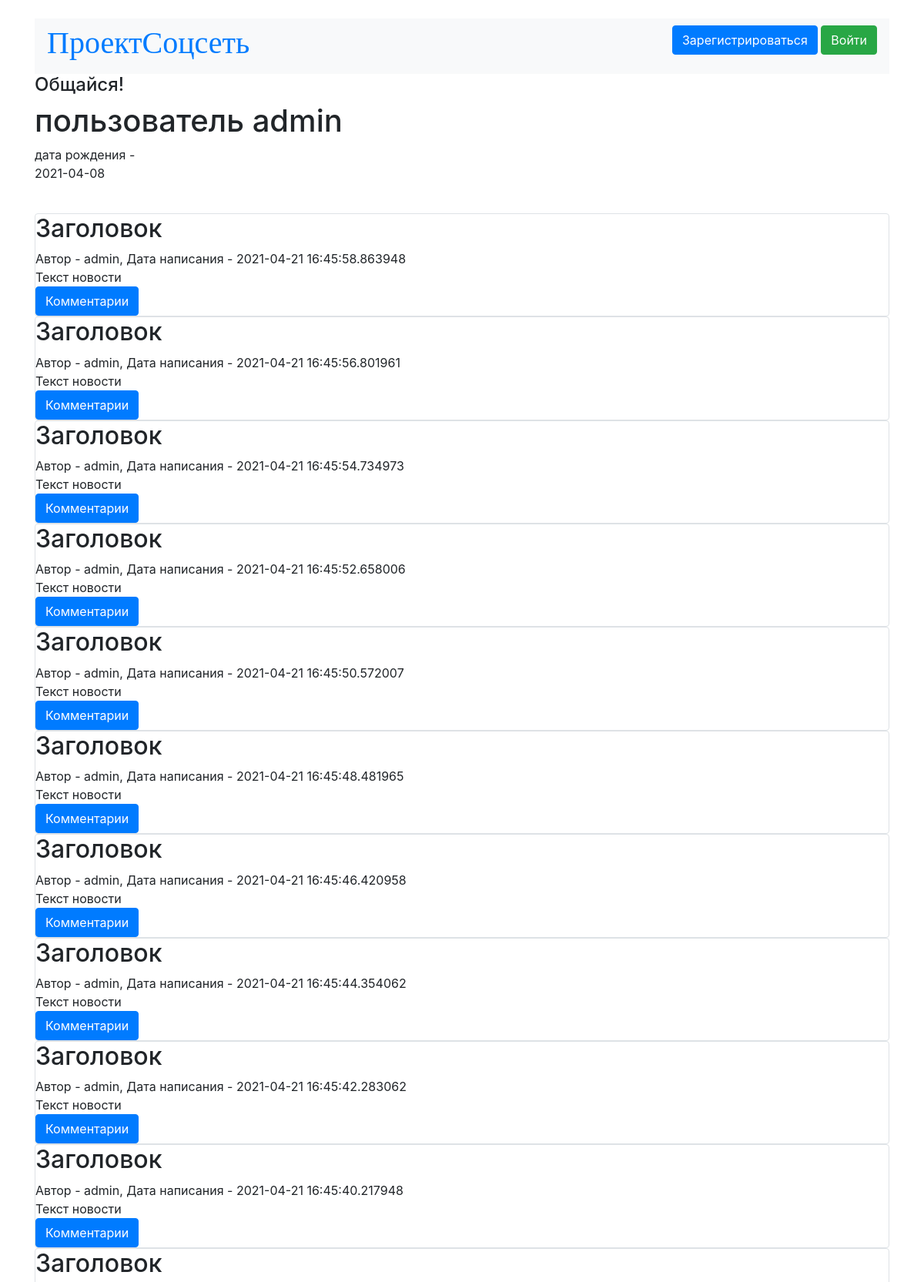
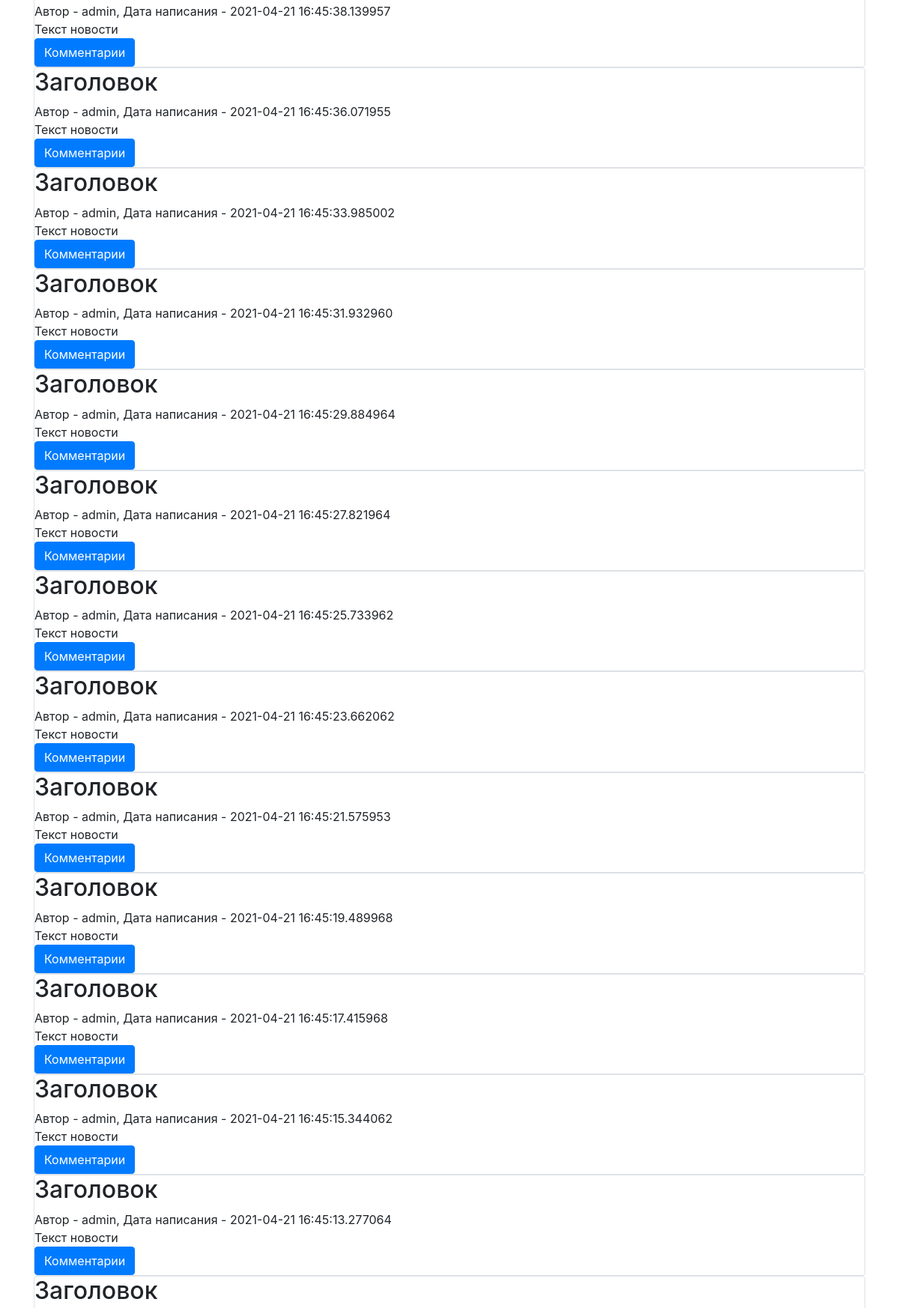
Page /user/1 (upper part) on the committed database (2 pictures, top to bottom).
### data/users.py (models this page shows, shortened)
class User(SqlAlchemyBase, SerializerMixin):
    __tablename__ = 'users'
    id = sqlalchemy.Column(sqlalchemy.Integer,
                           primary_key=True, autoincrement=True)
    name = sqlalchemy.Column(sqlalchemy.String, nullable=True)
    birth = sqlalchemy.Column(sqlalchemy.Integer, nullable=True)
    friends = sqlalchemy.Column(sqlalchemy.String, nullable=True)
    posts = sqlalchemy.Column(sqlalchemy.String, nullable=True)
    phone = sqlalchemy.Column(sqlalchemy.String, nullable=True)
    email = sqlalchemy.Column(sqlalchemy.String,
                              index=True, unique=True, nullable=True)
    about = sqlalchemy.Column(sqlalchemy.String, nullable=True)
    hashed_password = sqlalchemy.Column(sqlalchemy.String, nullable=True)
    register_date = sqlalchemy.Column(sqlalchemy.DateTime,
                                      default=datetime.datetime.now)
    online_date = sqlalchemy.Column(sqlalchemy.DateTime,
                                      default=datetime.datetime.now)

### data/posts.py (models this page shows)
class Post(SqlAlchemyBase, SerializerMixin):
    __tablename__ = 'news'
    id = sqlalchemy.Column(sqlalchemy.Integer,
                           primary_key=True, autoincrement=True)
    title = sqlalchemy.Column(sqlalchemy.String, nullable=True)
    content = sqlalchemy.Column(sqlalchemy.String, nullable=True)
    created_date = sqlalchemy.Column(sqlalchemy.DateTime,
                                     default=datetime.datetime.now)
    author = sqlalchemy.Column(sqlalchemy.Integer,
                                    sqlalchemy.ForeignKey("users.id"))
    user = orm.relation('User')

### PythonApplication7.py (the view)
@app.route('/user/<int:id>')
def user(id):
    db_sess = db_session.create_session()
    news = db_sess.query(Post).filter(Post.author == id).all()
    user = db_sess.query(User).filter(User.id == id).first()
    if session.get('user_id', -1) != -1:
        username = db_sess.query(User).filter(User.id == session.get('user_id')).first().name
    else:
        username = 'pass'
    print(session.get('user_id'))
    return render_template("user.html", posts=news, user=user, username=username).replace('&lt;', '<').replace('&gt;', '>')

### data/db_session.py (called while the page is built)
def create_session() -> Session:
    global __factory
    return __factory()

### templates/user.html (shortened to what this page needs)
﻿{% extends "base.html" %}
{% block content %}
<h1>пользователь {{user.name}}</h1>
{% if user.birth %}
    дата рождения - <p>{{user.birth}}</p></br>
{% endif %}
{% for item in posts[::-1] %}
<div class="col-md6 border rounded">
    <h2>{{item.title}}</h2>
    <div>
        Автор - {{item.user.name}}, Дата написания - {{item.created_date}}
    </div>
    <div>
        {{item.content}}
    </div>
    <a class="btn btn-primary " href="/post/{{item.id}}">Комментарии</a>
</div>
{% endfor %}
{% endblock %}

### rows in the picture
User: name "admin", birth "2021-04-08"
Post: title "Заголовок", user.name "admin", created_date "2021-04-21 16:45:58.863948", content "Текст новости"
Post: title "Заголовок", user.name "admin", created_date "2021-04-21 16:45:56.801961", content "Текст новости"
Post: title "Заголовок", user.name "admin", created_date "2021-04-21 16:45:54.734973", content "Текст новости"
Post: title "Заголовок", user.name "admin", created_date "2021-04-21 16:45:52.658006", content "Текст новости"
Post: title "Заголовок", user.name "admin", created_date "2021-04-21 16:45:50.572007", content "Текст новости"
Post: title "Заголовок", user.name "admin", created_date "2021-04-21 16:45:48.481965", content "Текст новости"
Post: title "Заголовок", user.name "admin", created_date "2021-04-21 16:45:46.420958", content "Текст новости"
Post: title "Заголовок", user.name "admin", created_date "2021-04-21 16:45:44.354062", content "Текст новости"
Post: title "Заголовок", user.name "admin", created_date "2021-04-21 16:45:42.283062", content "Текст новости"
Post: title "Заголовок", user.name "admin", created_date "2021-04-21 16:45:40.217948", content "Текст новости"
Post: title "Заголовок", user.name "admin", created_date "2021-04-21 16:45:38.139957", content "Текст новости"
Post: title "Заголовок", user.name "admin", created_date "2021-04-21 16:45:36.071955", content "Текст новости"
Post: title "Заголовок", user.name "admin", created_date "2021-04-21 16:45:33.985002", content "Текст новости"
Post: title "Заголовок", user.name "admin", created_date "2021-04-21 16:45:31.932960", content "Текст новости"
Post: title "Заголовок", user.name "admin", created_date "2021-04-21 16:45:29.884964", content "Текст новости"
Post: title "Заголовок", user.name "admin", created_date "2021-04-21 16:45:27.821964", content "Текст новости"
Post: title "Заголовок", user.name "admin", created_date "2021-04-21 16:45:25.733962", content "Текст новости"
Post: title "Заголовок", user.name "admin", created_date "2021-04-21 16:45:23.662062", content "Текст новости"
Post: title "Заголовок", user.name "admin", created_date "2021-04-21 16:45:21.575953", content "Текст новости"
Post: title "Заголовок", user.name "admin", created_date "2021-04-21 16:45:19.489968", content "Текст новости"
Post: title "Заголовок", user.name "admin", created_date "2021-04-21 16:45:17.415968", content "Текст новости"
Post: title "Заголовок", user.name "admin", created_date "2021-04-21 16:45:15.344062", content "Текст новости"
Post: title "Заголовок", user.name "admin", created_date "2021-04-21 16:45:13.277064", content "Текст новости"
Post: title "Заголовок"
